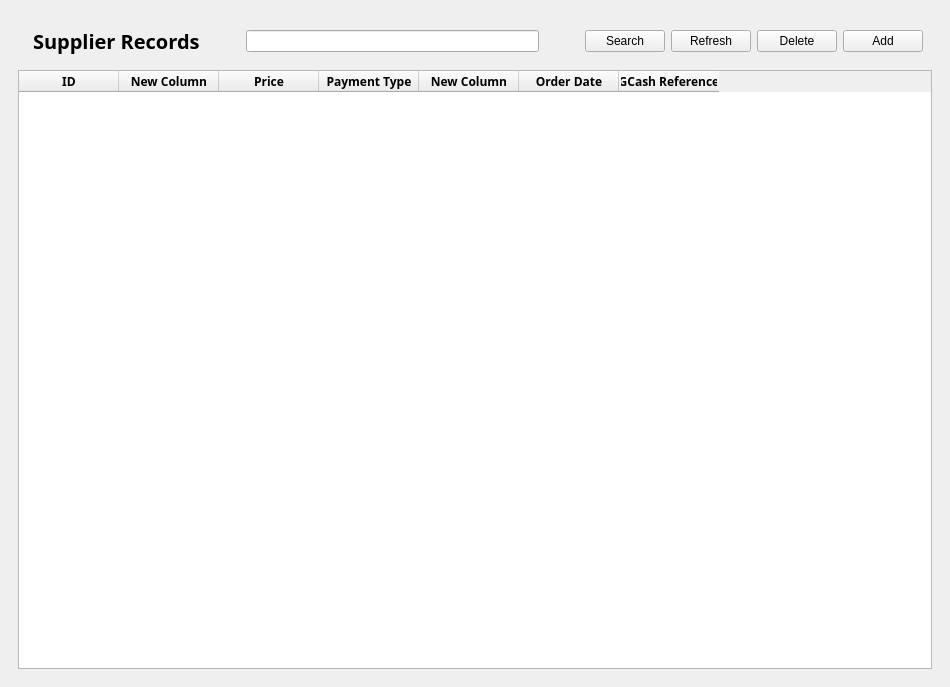
<?xml version="1.0" encoding="UTF-8"?>
<ui version="4.0">
 <class>MainWindow</class>
 <widget class="QMainWindow" name="MainWindow">
  <property name="geometry">
   <rect>
    <x>0</x>
    <y>0</y>
    <width>950</width>
    <height>687</height>
   </rect>
  </property>
  <property name="windowTitle">
   <string>MainWindow</string>
  </property>
  <widget class="QWidget" name="centralwidget">
   <layout class="QHBoxLayout" name="horizontalLayout">
    <item>
     <widget class="QWidget" name="widget" native="true">
      <layout class="QVBoxLayout" name="verticalLayout">
       <item>
        <widget class="QWidget" name="widget_2" native="true">
         <layout class="QHBoxLayout" name="horizontalLayout_3">
          <item>
           <widget class="Line" name="line">
            <property name="lineWidth">
             <number>5</number>
            </property>
            <property name="midLineWidth">
             <number>5</number>
            </property>
            <property name="orientation">
             <enum>Qt::Horizontal</enum>
            </property>
           </widget>
          </item>
          <item>
           <widget class="QLabel" name="label">
            <property name="sizePolicy">
             <sizepolicy hsizetype="Fixed" vsizetype="Fixed">
              <horstretch>0</horstretch>
              <verstretch>0</verstretch>
             </sizepolicy>
            </property>
            <property name="font">
             <font>
              <family>DM Sans 14pt SemiBold</family>
              <pointsize>15</pointsize>
              <bold>true</bold>
             </font>
            </property>
            <property name="text">
             <string>Supplier Records</string>
            </property>
           </widget>
          </item>
          <item>
           <spacer name="horizontalSpacer_3">
            <property name="orientation">
             <enum>Qt::Horizontal</enum>
            </property>
            <property name="sizeType">
             <enum>QSizePolicy::Fixed</enum>
            </property>
            <property name="sizeHint" stdset="0">
             <size>
              <width>40</width>
              <height>20</height>
             </size>
            </property>
           </spacer>
          </item>
          <item>
           <widget class="QLineEdit" name="search_LE"/>
          </item>
          <item>
           <spacer name="horizontalSpacer_4">
            <property name="orientation">
             <enum>Qt::Horizontal</enum>
            </property>
            <property name="sizeType">
             <enum>QSizePolicy::Fixed</enum>
            </property>
            <property name="sizeHint" stdset="0">
             <size>
              <width>40</width>
              <height>20</height>
             </size>
            </property>
           </spacer>
          </item>
          <item>
           <widget class="QPushButton" name="Search_btn">
            <property name="text">
             <string>Search</string>
            </property>
           </widget>
          </item>
          <item>
           <widget class="QPushButton" name="Refresh_btn">
            <property name="text">
             <string>Refresh</string>
            </property>
           </widget>
          </item>
          <item>
           <widget class="QPushButton" name="Delete_btn">
            <property name="text">
             <string>Delete</string>
            </property>
           </widget>
          </item>
          <item>
           <widget class="QPushButton" name="Add_btn">
            <property name="text">
             <string>Add</string>
            </property>
           </widget>
          </item>
         </layout>
        </widget>
       </item>
       <item>
        <widget class="QTableWidget" name="Product_Table">
         <property name="enabled">
          <bool>true</bool>
         </property>
         <property name="sizePolicy">
          <sizepolicy hsizetype="MinimumExpanding" vsizetype="MinimumExpanding">
           <horstretch>0</horstretch>
           <verstretch>0</verstretch>
          </sizepolicy>
         </property>
         <property name="font">
          <font>
           <family>DM Sans 14pt ExtraBold</family>
           <bold>true</bold>
          </font>
         </property>
         <property name="frameShadow">
          <enum>QFrame::Plain</enum>
         </property>
         <property name="lineWidth">
          <number>0</number>
         </property>
         <property name="showGrid">
          <bool>true</bool>
         </property>
         <property name="gridStyle">
          <enum>Qt::SolidLine</enum>
         </property>
         <property name="sortingEnabled">
          <bool>true</bool>
         </property>
         <attribute name="horizontalHeaderVisible">
          <bool>true</bool>
         </attribute>
         <attribute name="horizontalHeaderHighlightSections">
          <bool>true</bool>
         </attribute>
         <attribute name="verticalHeaderVisible">
          <bool>false</bool>
         </attribute>
         <column>
          <property name="text">
           <string>ID</string>
          </property>
         </column>
         <column>
          <property name="text">
           <string>New Column</string>
          </property>
         </column>
         <column>
          <property name="text">
           <string>Price</string>
          </property>
         </column>
         <column>
          <property name="text">
           <string>Payment Type</string>
          </property>
         </column>
         <column>
          <property name="text">
           <string>New Column</string>
          </property>
         </column>
         <column>
          <property name="text">
           <string>Order Date</string>
          </property>
         </column>
         <column>
          <property name="text">
           <string>GCash Reference</string>
          </property>
         </column>
        </widget>
       </item>
      </layout>
     </widget>
    </item>
   </layout>
  </widget>
 </widget>
 <resources/>
 <connections/>
</ui>
